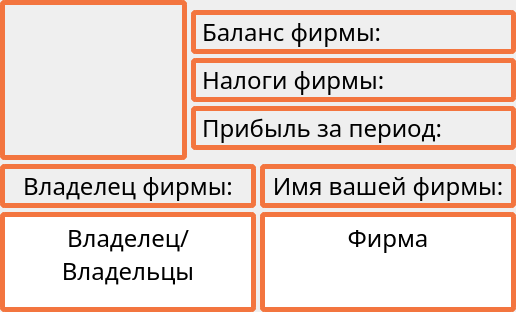
         <widget class="QFrame" name="infoFrame">
          <property name="styleSheet">
           <string notr="true">QLabel
{
	border: 5px solid #F3753F;
	border-radius: 5px;
}</string>
          </property>
          <property name="frameShape">
           <enum>QFrame::NoFrame</enum>
          </property>
          <property name="frameShadow">
           <enum>QFrame::Raised</enum>
          </property>
          <layout class="QVBoxLayout" name="verticalLayout_4">
           <property name="spacing">
            <number>4</number>
           </property>
           <property name="leftMargin">
            <number>0</number>
           </property>
           <property name="topMargin">
            <number>0</number>
           </property>
           <property name="rightMargin">
            <number>0</number>
           </property>
           <property name="bottomMargin">
            <number>0</number>
           </property>
           <item>
            <widget class="QFrame" name="companyInfoIconFrame">
             <property name="styleSheet">
              <string notr="true"/>
             </property>
             <property name="frameShape">
              <enum>QFrame::NoFrame</enum>
             </property>
             <property name="frameShadow">
              <enum>QFrame::Raised</enum>
             </property>
             <layout class="QHBoxLayout" name="horizontalLayout">
              <property name="spacing">
               <number>4</number>
              </property>
              <property name="leftMargin">
               <number>0</number>
              </property>
              <property name="topMargin">
               <number>0</number>
              </property>
              <property name="rightMargin">
               <number>0</number>
              </property>
              <property name="bottomMargin">
               <number>0</number>
              </property>
              <item>
               <widget class="QLabel" name="companyPic">
                <property name="minimumSize">
                 <size>
                  <width>0</width>
                  <height>0</height>
                 </size>
                </property>
                <property name="maximumSize">
                 <size>
                  <width>187</width>
                  <height>187</height>
                 </size>
                </property>
                <property name="font">
                 <font>
                  <family>Segoe UI</family>
                  <pointsize>9</pointsize>
                 </font>
                </property>
                <property name="styleSheet">
                 <string notr="true">QLabel
{
	padding: 1px;
}</string>
                </property>
                <property name="text">
                 <string/>
                </property>
                <property name="pixmap">
                 <pixmap resource="../res/resources.qrc">:/img/img/company.png</pixmap>
                </property>
                <property name="scaledContents">
                 <bool>true</bool>
                </property>
               </widget>
              </item>
              <item>
               <widget class="QFrame" name="companyInfoFrame">
                <property name="styleSheet">
                 <string notr="true"/>
                </property>
                <property name="frameShape">
                 <enum>QFrame::NoFrame</enum>
                </property>
                <property name="frameShadow">
                 <enum>QFrame::Raised</enum>
                </property>
                <layout class="QVBoxLayout" name="verticalLayout">
                 <property name="spacing">
                  <number>4</number>
                 </property>
                 <property name="leftMargin">
                  <number>0</number>
                 </property>
                 <property name="topMargin">
                  <number>10</number>
                 </property>
                 <property name="rightMargin">
                  <number>0</number>
                 </property>
                 <property name="bottomMargin">
                  <number>10</number>
                 </property>
                 <item>
                  <widget class="QLabel" name="companyBalance">
                   <property name="sizePolicy">
                    <sizepolicy hsizetype="Preferred" vsizetype="Preferred">
                     <horstretch>0</horstretch>
                     <verstretch>0</verstretch>
                    </sizepolicy>
                   </property>
                   <property name="maximumSize">
                    <size>
                     <width>16777215</width>
                     <height>16777215</height>
                    </size>
                   </property>
                   <property name="font">
                    <font>
                     <family>Fira Sans Condensed</family>
                     <pointsize>18</pointsize>
                    </font>
                   </property>
                   <property name="styleSheet">
                    <string notr="true"/>
                   </property>
                   <property name="text">
                    <string>Баланс фирмы:</string>
                   </property>
                  </widget>
                 </item>
                 <item>
                  <widget class="QLabel" name="companyTaxes">
                   <property name="sizePolicy">
                    <sizepolicy hsizetype="Preferred" vsizetype="Preferred">
                     <horstretch>0</horstretch>
                     <verstretch>0</verstretch>
                    </sizepolicy>
                   </property>
                   <property name="maximumSize">
                    <size>
                     <width>16777215</width>
                     <height>16777215</height>
                    </size>
                   </property>
                   <property name="font">
                    <font>
                     <family>Fira Sans Condensed</family>
                     <pointsize>18</pointsize>
                    </font>
                   </property>
                   <property name="styleSheet">
                    <string notr="true"/>
                   </property>
                   <property name="text">
                    <string>Налоги фирмы:</string>
                   </property>
                  </widget>
                 </item>
                 <item>
                  <widget class="QLabel" name="companyProfit">
                   <property name="sizePolicy">
                    <sizepolicy hsizetype="Preferred" vsizetype="Preferred">
                     <horstretch>0</horstretch>
                     <verstretch>0</verstretch>
                    </sizepolicy>
                   </property>
                   <property name="maximumSize">
                    <size>
                     <width>16777215</width>
                     <height>16777215</height>
                    </size>
                   </property>
                   <property name="font">
                    <font>
                     <family>Fira Sans Condensed</family>
                     <pointsize>18</pointsize>
                    </font>
                   </property>
                   <property name="styleSheet">
                    <string notr="true"/>
                   </property>
                   <property name="text">
                    <string>Прибыль за период:</string>
                   </property>
                  </widget>
                 </item>
                </layout>
               </widget>
              </item>
             </layout>
            </widget>
           </item>
           <item>
            <widget class="QFrame" name="otherCompanyInfoFrame">
             <property name="styleSheet">
              <string notr="true">QTextBrowser
{
	border: 5px solid #F3753F;
	border-radius: 5px;
}



QTextBrowser QScrollBar:vertical {
	border: none;
    background: #3F3F3F;
	border-radius: 5px;
}
QTextBrowser QScrollBar:handle:vertical {
    background: #42AAFF;
	border-radius: 5px;
}
QTextBrowser QScrollBar:add-line:vertical,
QTextBrowser QScrollBar:sub-line:vertical
{
	border: none;
    background: #42AAFF;
	border-radius: 5px;
}
QTextBrowser QScrollBar:up-arrow:vertical,
QTextBrowser QScrollBar:down-arrow:vertical
{
	background-color: transparent;
}</string>
             </property>
             <property name="frameShape">
              <enum>QFrame::NoFrame</enum>
             </property>
             <property name="frameShadow">
              <enum>QFrame::Raised</enum>
             </property>
             <layout class="QHBoxLayout" name="horizontalLayout_2">
              <property name="spacing">
               <number>4</number>
              </property>
              <property name="leftMargin">
               <number>0</number>
              </property>
              <property name="topMargin">
               <number>0</number>
              </property>
              <property name="rightMargin">
               <number>0</number>
              </property>
              <property name="bottomMargin">
               <number>0</number>
              </property>
              <item>
               <widget class="QFrame" name="foundersInfoFrame">
                <property name="frameShape">
                 <enum>QFrame::NoFrame</enum>
                </property>
                <property name="frameShadow">
                 <enum>QFrame::Raised</enum>
                </property>
                <layout class="QVBoxLayout" name="verticalLayout_2">
                 <property name="spacing">
                  <number>4</number>
                 </property>
                 <property name="leftMargin">
                  <number>0</number>
                 </property>
                 <property name="topMargin">
                  <number>0</number>
                 </property>
                 <property name="rightMargin">
                  <number>0</number>
                 </property>
                 <property name="bottomMargin">
                  <number>0</number>
                 </property>
                 <item>
                  <widget class="QLabel" name="foundersNames_label">
                   <property name="sizePolicy">
                    <sizepolicy hsizetype="Expanding" vsizetype="Preferred">
                     <horstretch>0</horstretch>
                     <verstretch>0</verstretch>
                    </sizepolicy>
                   </property>
                   <property name="maximumSize">
                    <size>
                     <width>16777215</width>
                     <height>16777215</height>
                    </size>
                   </property>
                   <property name="font">
                    <font>
                     <family>Fira Sans Condensed</family>
                     <pointsize>18</pointsize>
                    </font>
                   </property>
                   <property name="styleSheet">
                    <string notr="true"/>
                   </property>
                   <property name="text">
                    <string>Владелец фирмы:</string>
                   </property>
                   <property name="alignment">
                    <set>Qt::AlignCenter</set>
                   </property>
                  </widget>
                 </item>
                 <item>
                  <widget class="QTextBrowser" name="foundersNames">
                   <property name="sizePolicy">
                    <sizepolicy hsizetype="Expanding" vsizetype="Preferred">
                     <horstretch>0</horstretch>
                     <verstretch>0</verstretch>
                    </sizepolicy>
                   </property>
                   <property name="minimumSize">
                    <size>
                     <width>0</width>
                     <height>0</height>
                    </size>
                   </property>
                   <property name="maximumSize">
                    <size>
                     <width>16777215</width>
                     <height>100</height>
                    </size>
                   </property>
                   <property name="font">
                    <font>
                     <family>Fira Sans Condensed</family>
                     <pointsize>18</pointsize>
                    </font>
                   </property>
                   <property name="styleSheet">
                    <string notr="true"/>
                   </property>
                   <property name="verticalScrollBarPolicy">
                    <enum>Qt::ScrollBarAsNeeded</enum>
                   </property>
                   <property name="horizontalScrollBarPolicy">
                    <enum>Qt::ScrollBarAlwaysOff</enum>
                   </property>
                   <property name="html">
                    <string>&lt;!DOCTYPE HTML PUBLIC &quot;-//W3C//DTD HTML 4.0//EN&quot; &quot;http://www.w3.org/TR/REC-html40/strict.dtd&quot;&gt;
&lt;html&gt;&lt;head&gt;&lt;meta name=&quot;qrichtext&quot; content=&quot;1&quot; /&gt;&lt;style type=&quot;text/css&quot;&gt;
p, li { white-space: pre-wrap; }
&lt;/style&gt;&lt;/head&gt;&lt;body style=&quot; font-family:'Fira Sans Condensed'; font-size:18pt; font-weight:400; font-style:normal;&quot;&gt;
&lt;p align=&quot;center&quot; style=&quot; margin-top:0px; margin-bottom:0px; margin-left:0px; margin-right:0px; -qt-block-indent:0; text-indent:0px; -qt-user-state:65536;&quot;&gt;&lt;span style=&quot; font-family:'Igra Sans';&quot;&gt;Владелец/Владельцы&lt;/span&gt;&lt;/p&gt;&lt;/body&gt;&lt;/html&gt;</string>
                   </property>
                  </widget>
                 </item>
                </layout>
               </widget>
              </item>
              <item>
               <widget class="QFrame" name="companyNameFrame">
                <property name="frameShape">
                 <enum>QFrame::NoFrame</enum>
                </property>
                <property name="frameShadow">
                 <enum>QFrame::Raised</enum>
                </property>
                <layout class="QVBoxLayout" name="verticalLayout_3">
                 <property name="spacing">
                  <number>4</number>
                 </property>
                 <property name="leftMargin">
                  <number>0</number>
                 </property>
                 <property name="topMargin">
                  <number>0</number>
                 </property>
                 <property name="rightMargin">
                  <number>0</number>
                 </property>
                 <property name="bottomMargin">
                  <number>0</number>
                 </property>
                 <item>
                  <widget class="QLabel" name="companyName_label">
                   <property name="sizePolicy">
                    <sizepolicy hsizetype="Expanding" vsizetype="Preferred">
                     <horstretch>0</horstretch>
                     <verstretch>0</verstretch>
                    </sizepolicy>
                   </property>
                   <property name="minimumSize">
                    <size>
                     <width>0</width>
                     <height>0</height>
                    </size>
                   </property>
                   <property name="maximumSize">
                    <size>
                     <width>16777215</width>
                     <height>16777215</height>
                    </size>
                   </property>
                   <property name="font">
                    <font>
                     <family>Fira Sans Condensed</family>
                     <pointsize>18</pointsize>
                    </font>
                   </property>
                   <property name="styleSheet">
                    <string notr="true"/>
                   </property>
                   <property name="text">
                    <string>Имя вашей фирмы:</string>
                   </property>
                   <property name="alignment">
                    <set>Qt::AlignCenter</set>
                   </property>
                  </widget>
                 </item>
                 <item>
                  <widget class="QTextBrowser" name="companyName">
                   <property name="sizePolicy">
                    <sizepolicy hsizetype="Expanding" vsizetype="Preferred">
                     <horstretch>0</horstretch>
                     <verstretch>0</verstretch>
                    </sizepolicy>
                   </property>
                   <property name="minimumSize">
                    <size>
                     <width>0</width>
                     <height>0</height>
                    </size>
                   </property>
                   <property name="maximumSize">
                    <size>
                     <width>16777215</width>
                     <height>100</height>
                    </size>
                   </property>
                   <property name="font">
                    <font>
                     <family>Fira Sans Condensed</family>
                     <pointsize>18</pointsize>
                    </font>
                   </property>
                   <property name="styleSheet">
                    <string notr="true"/>
                   </property>
                   <property name="verticalScrollBarPolicy">
                    <enum>Qt::ScrollBarAsNeeded</enum>
                   </property>
                   <property name="horizontalScrollBarPolicy">
                    <enum>Qt::ScrollBarAlwaysOff</enum>
                   </property>
                   <property name="html">
                    <string>&lt;!DOCTYPE HTML PUBLIC &quot;-//W3C//DTD HTML 4.0//EN&quot; &quot;http://www.w3.org/TR/REC-html40/strict.dtd&quot;&gt;
&lt;html&gt;&lt;head&gt;&lt;meta name=&quot;qrichtext&quot; content=&quot;1&quot; /&gt;&lt;style type=&quot;text/css&quot;&gt;
p, li { white-space: pre-wrap; }
&lt;/style&gt;&lt;/head&gt;&lt;body style=&quot; font-family:'Fira Sans Condensed'; font-size:18pt; font-weight:400; font-style:normal;&quot;&gt;
&lt;p align=&quot;center&quot; style=&quot; margin-top:0px; margin-bottom:0px; margin-left:0px; margin-right:0px; -qt-block-indent:0; text-indent:0px;&quot;&gt;&lt;span style=&quot; font-family:'Igra Sans';&quot;&gt;Фирма&lt;/span&gt;&lt;/p&gt;&lt;/body&gt;&lt;/html&gt;</string>
                   </property>
                  </widget>
                 </item>
                </layout>
               </widget>
              </item>
             </layout>
            </widget>
           </item>
          </layout>
         </widget>
